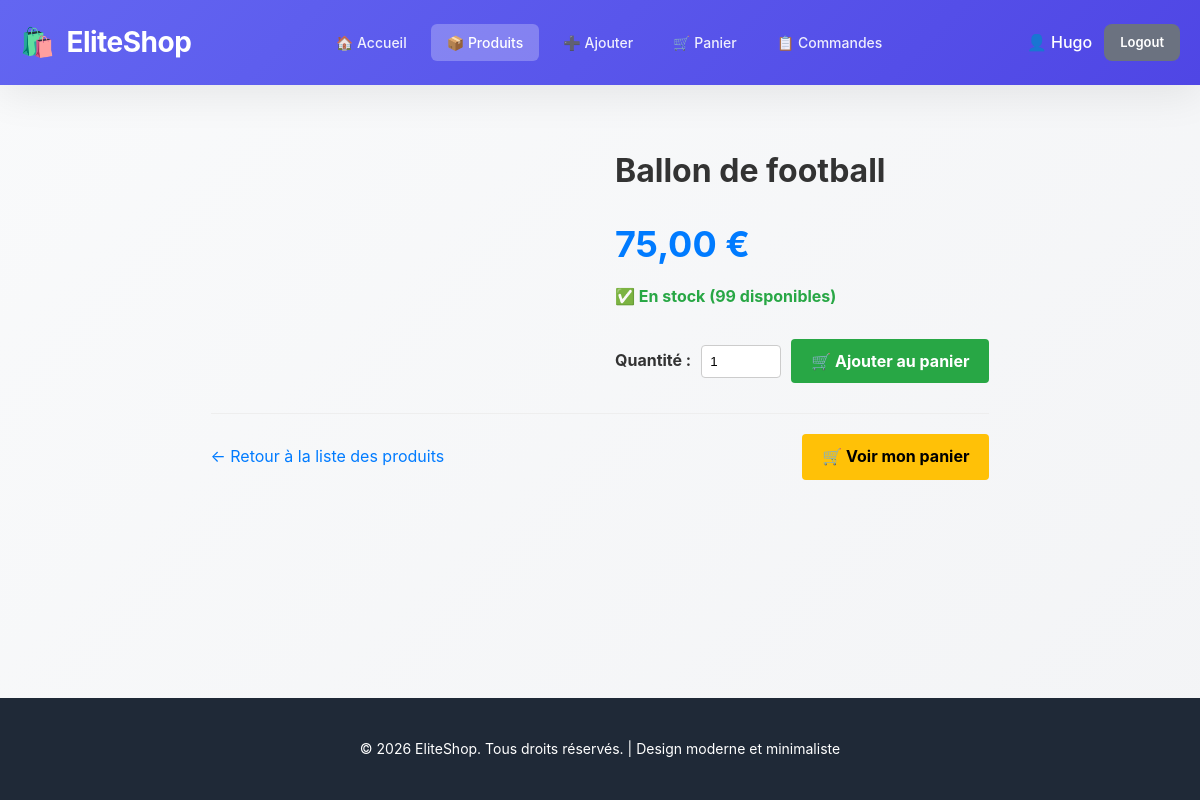
Page /products/show?id=1 (signed in) on the committed database.
### tables this page shows
CREATE TABLE IF NOT EXISTS `produit` (
  `id` int NOT NULL AUTO_INCREMENT,
  `nom` varchar(150) NOT NULL,
  `description` text,
  `prix` decimal(10,2) NOT NULL,
  `stock` int DEFAULT '0',
  `image_url` varchar(255) DEFAULT NULL,
  `categorie_id` int DEFAULT NULL,
  `created_at` timestamp NULL DEFAULT CURRENT_TIMESTAMP,
  `updated_at` timestamp NULL DEFAULT CURRENT_TIMESTAMP ON UPDATE CURRENT_TIMESTAMP,
  PRIMARY KEY (`id`),
  KEY `fk_produit_categorie` (`categorie_id`)
);

### app/Core/Controller.php (called while the page is built, shortened)
<?php
class Controller
{
    protected function render(string $view, array $params = []): void
    {
        extract(array: $params);
        $viewFile = dirname(__DIR__) . '/Views/' . $view . '.php';
        $layoutFile = dirname(__DIR__) . '/Views/layout.php';
        require $viewFile;
        $content = ob_get_clean();
        require $layoutFile;
    }
}

### app/Controllers/ProductController.php (called while the page is built, shortened)
<?php
final class ProductController extends Controller
{
    public function show(): void
    {
        $id = $_GET['id'] ?? null;
        $product = Product::findById($id);
        $this->render('product/show', params: [
            'title' => $product ? htmlspecialchars($product['nom']) : 'Produit introuvable',
            'product' => $product
        ]);
    }
}

### public/index.php (called while the page is built, shortened)
<?php
$routes = [
    ['GET', '/login', [Mini\Controllers\AuthController::class, 'loginForm']],
    ['POST', '/login', [Mini\Controllers\AuthController::class, 'login']],
    ['GET', '/register', [Mini\Controllers\AuthController::class, 'registerForm']],
    ['POST', '/register', [Mini\Controllers\AuthController::class, 'register']],
    ['GET', '/logout', [Mini\Controllers\AuthController::class, 'logout']],
    ['GET', '/', [Mini\Controllers\HomeController::class, 'index']],
    ['GET', '/users', [Mini\Controllers\HomeController::class, 'users']],
    ['POST', '/users', [Mini\Controllers\HomeController::class, 'createUser']],
    ['GET', '/users/create', [Mini\Controllers\HomeController::class, 'showCreateUserForm']],
    ['GET', '/products', [Mini\Controllers\ProductController::class, 'listProducts']],
    ['GET', '/products/show', [Mini\Controllers\ProductController::class, 'show']],
    ['GET', '/products/create', [Mini\Controllers\ProductController::class, 'showCreateProductForm']],
    ['POST', '/products', [Mini\Controllers\ProductController::class, 'createProduct']],
    ['GET', '/cart', [Mini\Controllers\CartController::class, 'show']],
    ['POST', '/cart/add', [Mini\Controllers\CartController::class, 'add']],
    ['POST', '/cart/add-from-form', [Mini\Controllers\CartController::class, 'addFromForm']],
    ['POST', '/cart/update', [Mini\Controllers\CartController::class, 'update']],
    ['POST', '/cart/remove', [Mini\Controllers\CartController::class, 'remove']],
    ['POST', '/cart/clear', [Mini\Controllers\CartController::class, 'clear']],
    ['GET', '/orders', [Mini\Controllers\OrderController::class, 'listByUser']],
    ['GET', '/orders/validated', [Mini\Controllers\OrderController::class, 'listValidated']],
    ['GET', '/orders/show', [Mini\Controllers\OrderController::class, 'show']],
    ['POST', '/orders/create', [Mini\Controllers\OrderController::class, 'create']],
    ['POST', '/orders/update-status', [Mini\Controllers\OrderController::class, 'updateStatus']],
];
$router = new Router($routes);
$router->dispatch($_SERVER['REQUEST_METHOD'], $_SERVER['REQUEST_URI']);

### app/Models/Product.php (called while the page is built, shortened)
<?php
class Product
{
    public static function findById($id)
    {
        $pdo = Database::getPDO();
        $stmt = $pdo->prepare("
            SELECT p.*, c.nom as categorie_nom
            FROM produit p
            LEFT JOIN categorie c ON p.categorie_id = c.id
            WHERE p.id = ?
        ");
        $stmt->execute([$id]);
        return $stmt->fetch(PDO::FETCH_ASSOC);
    }
}

### app/Views/product/show.php (the view, shortened to what this page needs)
<div style="max-width: 1000px; margin: 0 auto; padding: 20px;">
    <?php if (!$product): ?>
        <div style="text-align: center; padding: 40px; background-color: #f8d7da; border-radius: 4px; color: #721c24;">
            <h2>Produit introuvable</h2>
            <p>Le produit que vous recherchez n'existe pas ou a été supprimé.</p>
            <a href="/products" style="color: #007bff; text-decoration: none;">← Retour à la liste des produits</a>
        </div>
    <?php else: ?>
        <div style="display: grid; grid-template-columns: 1fr 1fr; gap: 30px; margin-bottom: 30px;">
            <div>
            </div>
            <div>
                <h1 style="margin: 0 0 20px 0; color: #333; font-size: 32px;">
                    <?= htmlspecialchars($product['nom']) ?>
                </h1>
                <div style="margin-bottom: 20px;">
                    <div style="font-size: 36px; font-weight: bold; color: #007bff; margin-bottom: 10px;">
                        <?= number_format((float)$product['prix'], 2, ',', ' ') ?> €
                    </div>
                    <div style="font-size: 16px; color: <?= $product['stock'] > 0 ? '#28a745' : '#dc3545' ?>; font-weight: bold;">
                        <?php if ($product['stock'] > 0): ?>
                            ✅ En stock (<?= htmlspecialchars($product['stock']) ?> disponible<?= $product['stock'] > 1 ? 's' : '' ?>)
                        <?php else: ?>
                            ❌ Stock épuisé
                        <?php endif; ?>
                    </div>
                </div>
                <?php if ($product['stock'] > 0): ?>
                    <form method="POST" action="/cart/add-from-form" style="margin-top: 30px;">
                        <div style="display: flex; gap: 10px; align-items: center;">
                            <label for="quantite" style="font-weight: bold; color: #333;">Quantité :</label>
                            <input
                                type="number"
                                id="quantite"
                                name="quantite"
                                value="1"
                                min="1"
                                max="<?= htmlspecialchars($product['stock']) ?>"
                                style="width: 80px; padding: 8px; border: 1px solid #ccc; border-radius: 4px;"
                                required
                            >
                            <button
                                type="submit"
                                style="flex: 1; padding: 12px 20px; background-color: #28a745; color: white; border: none; border-radius: 4px; cursor: pointer; font-size: 16px; font-weight: bold;"
                            >
                                🛒 Ajouter au panier
                            </button>
                        </div>
                    </form>
                <?php else: ?>
                    <div style="padding: 15px; background-color: #fff3cd; border: 1px solid #ffc107; border-radius: 4px; color: #856404; margin-top: 30px;">
                        ⚠️ Ce produit n'est actuellement pas disponible en stock.
                    </div>
                <?php endif; ?>
            </div>
        </div>
        <div style="margin-top: 30px; padding-top: 20px; border-top: 1px solid #eee; display: flex; justify-content: space-between; align-items: center;">
            <a href="/products" style="color: #007bff; text-decoration: none;">← Retour à la liste des produits</a>
            <a href="/cart?user_id=1" style="padding: 10px 20px; background-color: #ffc107; color: #000; text-decoration: none; border-radius: 4px; font-weight: bold;">
                🛒 Voir mon panier
            </a>
        </div>
    <?php endif; ?>
</div>

### app/Core/Router.php (shortened to what this page needs)
<?php
final class Router
{
    private array $routes;
    public function __construct(array $routes)
    {
        $this->routes = $routes;
    }
    public function dispatch(string $method, string $uri): void
    {
        $path = parse_url($uri, PHP_URL_PATH) ?? '/';
        foreach ($this->routes as [$routeMethod, $routePath, $handler]) {
            if ($method === $routeMethod && $path === $routePath) {
                [$class, $action] = $handler;
                $controller = new $class();
                $controller->$action();
                return;
            }
        }
    }
}

### app/Views/layout.php (shortened to what this page needs)
<!doctype html>
<html lang="fr">
<head>
</head>
<body>
<?php
$currentPath = parse_url($_SERVER['REQUEST_URI'] ?? '/', PHP_URL_PATH) ?? '/';
$isHome = ($currentPath === '/');
$isProducts = ($currentPath === '/products' || strpos($currentPath, '/products/show') === 0);
$isProductsCreate = ($currentPath === '/products/create');
$isCart = ($currentPath === '/cart');
$isOrders = (strpos($currentPath, '/orders') === 0);
$isConnected = isset($_SESSION['user_id']);
$userName = $_SESSION['user_name'] ?? null;
?>
<header>
    <div class="container">
        <h1><a href="/">🛍️ <span>EliteShop</span></a></h1>
        <nav>
            <ul>
                <li><a href="/" class="<?= $isHome ? 'active' : '' ?>">🏠 Accueil</a></li>
                <?php if ($isConnected): ?>
                    <li><a href="/products" class="<?= $isProducts ? 'active' : '' ?>">📦 Produits</a></li>
                    <li><a href="/products/create" class="<?= $isProductsCreate ? 'active' : '' ?>">➕ Ajouter</a></li>
                    <li><a href="/cart" class="<?= $isCart ? 'active' : '' ?>">🛒 Panier</a></li>
                    <li><a href="/orders" class="<?= $isOrders ? 'active' : '' ?>">📋 Commandes</a></li>
                <?php endif; ?>
            </ul>
        </nav>
        <div style="display: flex; gap: 12px; align-items: center;">
            <?php if ($isConnected): ?>
                <span style="color: white; font-weight: 500;">👤 <?= htmlspecialchars($userName) ?></span>
                <a href="/logout" class="btn btn-secondary" style="padding: 8px 16px; font-size: 13px;">Logout</a>
            <?php else: ?>
                <a href="/login" class="btn btn-primary" style="padding: 8px 16px; font-size: 13px;">Login</a>
                <a href="/register" class="btn btn-success" style="padding: 8px 16px; font-size: 13px;">Register</a>
            <?php endif; ?>
        </div>
    </div>
</header>
<main class="container">
    <?= $content ?>
</main>
<footer>
    <p>&copy; 2026 EliteShop. Tous droits réservés. | Design moderne et minimaliste</p>
</footer>
</body>
</html>

### app/Views/layout.php (style rules this page uses)
* { margin: 0; padding: 0; box-sizing: border-box; }
:root { --primary: #6366f1; --primary-dark: #4f46e5; --primary-light: #818cf8; --success: #10b981; --warning: #f59e0b; --danger: #ef4444; --dark: #1f2937; --light: #f9fafb; --border: #e5e7eb; --text: #374151; --shadow: 0 10px 40px rgba(0, 0, 0, 0.08); --shadow-sm: 0 2px 8px rgba(0, 0, 0, 0.06); }
html { scroll-behavior: smooth; }
body { font-family: -apple-system, BlinkMacSystemFont, 'Segoe UI', Roboto, 'Helvetica Neue', Arial, sans-serif; background: linear-gradient(135deg, #f9fafb 0%, #f3f4f6 100%); color: var(--text); line-height: 1.6; min-height: 100vh; display: flex; flex-direction: column; }
header { background: linear-gradient(135deg, var(--primary) 0%, var(--primary-dark) 100%); color: white; padding: 20px 0; box-shadow: var(--shadow); position: sticky; top: 0; z-index: 100; }
header .container { max-width: 1200px; margin: 0 auto; padding: 0 20px; display: flex; justify-content: space-between; align-items: center; flex-wrap: wrap; gap: 20px; }
header h1 { font-size: 28px; font-weight: 700; letter-spacing: -0.5px; }
header h1 a { color: white; text-decoration: none; display: flex; align-items: center; gap: 12px; transition: transform 0.3s ease; }
nav ul { list-style: none; display: flex; gap: 8px; flex-wrap: wrap; align-items: center; }
nav a { color: rgba(255, 255, 255, 0.9); text-decoration: none; padding: 10px 16px; border-radius: 6px; transition: all 0.3s ease; font-weight: 500; font-size: 14px; position: relative; }
nav a:hover, nav a.active { background-color: rgba(255, 255, 255, 0.15); color: white; }
nav a.active { background-color: rgba(255, 255, 255, 0.25); }
main { flex: 1; padding: 40px 20px; }
.container { max-width: 1200px; margin: 0 auto; }
.btn { display: inline-flex; align-items: center; gap: 8px; padding: 12px 24px; border: none; border-radius: 8px; font-size: 14px; font-weight: 600; cursor: pointer; transition: all 0.3s ease; text-decoration: none; text-align: center; }
.btn-secondary { background-color: #6b7280; color: white; }
button[type="submit"] { font-family: inherit; }
footer { background-color: var(--dark); color: white; padding: 40px 20px; margin-top: auto; text-align: center; font-size: 14px; }

### rows in the picture
produit: nom "Ballon de football", prix "75,00", stock "99", quantite "1"
